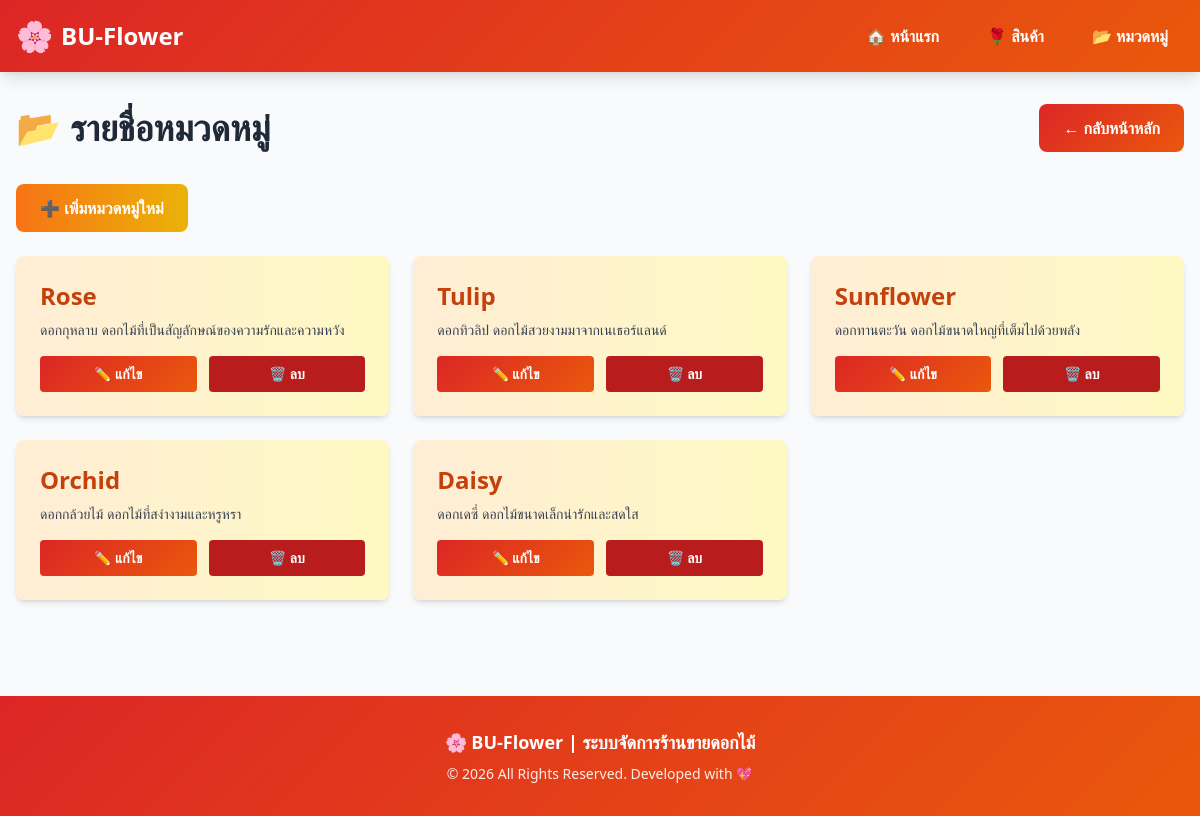
The page /categories on the database its author committed.
### tables this page shows
CREATE TABLE Categories (
    category_id INTEGER PRIMARY KEY AUTOINCREMENT,
    category_name TEXT NOT NULL UNIQUE,
    description TEXT,
    created_at TIMESTAMP DEFAULT CURRENT_TIMESTAMP
);

### app.py (the view)
@app.route('/categories')
def view_categories():
    categories = get_all_categories()
    return render_template('index.html',
                         page='view_categories',
                         categories=categories)

### app.py (called while the page is built)
def get_db_connection():
    conn = sqlite3.connect(DATABASE_PATH)
    conn.row_factory = sqlite3.Row
    return conn

def get_all_categories():
    conn = get_db_connection()
    categories = conn.execute('SELECT * FROM Categories ORDER BY category_id').fetchall()
    conn.close()
    return categories

### templates/index.html (shortened to what this page needs)
<!DOCTYPE html>
<html lang="th">
<head>
    <script src="https://cdn.tailwindcss.com"></script>
</head>
<body class="bg-gray-50">
    <nav class="gradient-ro text-white shadow-lg sticky top-0 z-50">
        <div class="max-w-7xl mx-auto px-4 py-4">
            <div class="flex justify-between items-center">
                <div class="flex items-center space-x-2">
                    <span class="text-3xl">🌸</span>
                    <h1 class="text-2xl font-bold">BU-Flower</h1>
                </div>
                <div class="flex space-x-4">
                    <a href="/" class="hover:bg-red-700 px-4 py-2 rounded transition font-semibold">
                        🏠 หน้าแรก
                    </a>
                    <a href="/flowers" class="hover:bg-red-700 px-4 py-2 rounded transition font-semibold">
                        🌹 สินค้า
                    </a>
                    <a href="/categories" class="hover:bg-red-700 px-4 py-2 rounded transition font-semibold">
                        📂 หมวดหมู่
                    </a>
                </div>
            </div>
        </div>
    </nav>
    {% if page == 'home' %}
    <div class="max-w-7xl mx-auto px-4 py-8">
        <div class="gradient-ro-light rounded-xl p-8 mb-8">
            <h2 class="text-4xl font-bold text-red-900 mb-2">🌹 ยินดีต้อนรับสู่ BU-Flower</h2>
            <p class="text-gray-700 text-lg mb-6">ระบบจัดการร้านขายดอกไม้แบบมืออาชีพ</p>
            <div class="flex flex-wrap gap-4">
                <a href="/flower/add" class="gradient-ro text-white px-6 py-3 rounded-lg font-semibold btn-hover">
                    ➕ เพิ่มสินค้าใหม่
                </a>
                <a href="/category/add" class="bg-gradient-to-r from-orange-500 to-yellow-500 text-white px-6 py-3 rounded-lg font-semibold btn-hover">
                    ➕ เพิ่มหมวดหมู่
                </a>
            </div>
        </div>
        <div class="grid grid-cols-1 md:grid-cols-3 gap-4 mb-8">
            <div class="gradient-ro text-white rounded-lg p-6 text-center">
                <h3 class="text-4xl font-bold">{{ flowers|length }}</h3>
                <p class="text-lg mt-2">🌸 สินค้าทั้งหมด</p>
            </div>
            <div class="bg-gradient-to-r from-orange-500 to-yellow-500 text-white rounded-lg p-6 text-center">
                <h3 class="text-4xl font-bold">{{ categories|length }}</h3>
                <p class="text-lg mt-2">📂 หมวดหมู่</p>
            </div>
            <div class="bg-gradient-to-r from-pink-500 to-red-500 text-white rounded-lg p-6 text-center">
                <h3 class="text-4xl font-bold">{% set total = flowers|map(attribute='quantity_in_stock')|sum %}{{ total }}</h3>
                <p class="text-lg mt-2">📦 สต็อกทั้งหมด</p>
            </div>
        </div>
        <h3 class="text-3xl font-bold text-gray-800 mb-6 flex items-center">
            <span class="text-4xl mr-3">🌼</span>สินค้าของเรา
        </h3>
        {% if flowers %}
        <div class="grid grid-cols-1 sm:grid-cols-2 lg:grid-cols-4 gap-6">
            {% for flower in flowers %}
            <div class="gradient-ro-light rounded-xl overflow-hidden shadow-md card-hover cursor-pointer">
                <div class="gradient-ro text-white p-4">
                    <h4 class="text-xl font-bold truncate">{{ flower.flower_name }}</h4>
                    <p class="text-sm opacity-90">{{ flower.category_name }}</p>
                </div>
                <div class="p-4">
                    <div class="flex items-center mb-3">
                        <div class="w-8 h-8 rounded-full border-2 border-gray-300"
                             style="background-color: {{ flower.color if flower.color else '#gray' }};"></div>
                        <span class="ml-2 text-sm text-gray-600 font-semibold">{{ flower.color }}</span>
                    </div>
                    <div class="mb-3">
                        <p class="text-3xl font-bold text-red-600">{{ "%.2f"|format(flower.price) }} ฿</p>
                        <p class="text-sm text-gray-600">ราคาต่อชั้น</p>
                    </div>
                    <div class="mb-4 bg-orange-100 rounded px-3 py-2">
                        <p class="text-sm text-gray-600">📦 คงเหลือ: <span class="font-bold text-lg">{{ flower.quantity_in_stock }}</span> ชั้น</p>
                    </div>
                    <p class="text-sm text-gray-700 mb-4 line-clamp-2">{{ flower.description }}</p>
                    <div class="flex gap-2">
                        <a href="/flower/edit/{{ flower.flower_id }}" class="flex-1 gradient-ro text-white px-3 py-2 rounded text-center font-semibold btn-hover text-sm">
                            ✏️ แก้ไข
                        </a>
                        <a href="/flower/delete/{{ flower.flower_id }}" class="flex-1 bg-red-700 text-white px-3 py-2 rounded text-center font-semibold btn-hover text-sm" onclick="return confirm('คุณแน่ใจหรือว่า?')">
                            🗑️ ลบ
                        </a>
                    </div>
                </div>
            </div>
            {% endfor %}
        </div>
        {% else %}
        <div class="bg-yellow-100 border-l-4 border-yellow-500 text-yellow-700 p-4 rounded">
            <p class="text-lg font-semibold">⚠️ ยังไม่มีสินค้า กรุณา<a href="/flower/add" class="underline font-bold">เพิ่มสินค้าใหม่</a></p>
        </div>
        {% endif %}
    </div>
    <!-- ========================================
         🌹 VIEW FLOWERS PAGE
         ======================================== -->
    {% elif page == 'view_categories' %}
    <div class="max-w-7xl mx-auto px-4 py-8">
        <div class="flex justify-between items-center mb-8">
            <h2 class="text-4xl font-bold text-gray-800">📂 รายชื่อหมวดหมู่</h2>
            <a href="/" class="gradient-ro text-white px-6 py-3 rounded-lg font-semibold btn-hover">
                ← กลับหน้าหลัก
            </a>
        </div>
        <a href="/category/add" class="bg-gradient-to-r from-orange-500 to-yellow-500 text-white px-6 py-3 rounded-lg font-semibold btn-hover inline-block mb-6">
            ➕ เพิ่มหมวดหมู่ใหม่
        </a>
        {% if categories %}
        <div class="grid grid-cols-1 md:grid-cols-2 lg:grid-cols-3 gap-6">
            {% for category in categories %}
            <div class="bg-gradient-to-r from-orange-100 to-yellow-100 rounded-lg shadow-md card-hover p-6">
                <h3 class="text-2xl font-bold text-orange-700 mb-2">{{ category.category_name }}</h3>
                <p class="text-gray-700 mb-4 text-sm">{{ category.description }}</p>
                <div class="flex gap-3">
                    <a href="/category/edit/{{ category.category_id }}" class="flex-1 gradient-ro text-white px-4 py-2 rounded text-center font-semibold btn-hover text-sm">
                        ✏️ แก้ไข
                    </a>
                    <a href="/category/delete/{{ category.category_id }}" class="flex-1 bg-red-700 text-white px-4 py-2 rounded text-center font-semibold btn-hover text-sm" onclick="return confirm('คุณแน่ใจหรือว่า?')">
                        🗑️ ลบ
                    </a>
                </div>
            </div>
            {% endfor %}
        </div>
        {% else %}
        <div class="bg-yellow-100 border-l-4 border-yellow-500 text-yellow-700 p-4 rounded">
            <p class="text-lg font-semibold">⚠️ ยังไม่มีหมวดหมู่</p>
        </div>
        {% endif %}
    </div>
    {% endif %}
    <footer class="gradient-ro text-white mt-16 py-8">
        <div class="max-w-7xl mx-auto px-4 text-center">
            <p class="text-lg font-semibold mb-2">🌸 BU-Flower | ระบบจัดการร้านขายดอกไม้</p>
            <p class="text-sm opacity-90">© 2026 All Rights Reserved. Developed with 💖</p>
        </div>
    </footer>
</body>
</html>

### templates/index.html (style rules this page uses)
.gradient-ro { background: linear-gradient(135deg, #dc2626 0%, #ea580c 100%); }
* { transition: all 0.3s ease; }

### rows shown on the page
Categories: category_name "Rose", description "ดอกกุหลาบ ดอกไม้ที่เป็นสัญลักษณ์ของความรักและความหวัง"
Categories: category_name "Tulip", description "ดอกทิวลิป ดอกไม้สวยงามมาจากเนเธอร์แลนด์"
Categories: category_name "Sunflower", description "ดอกทานตะวัน ดอกไม้ขนาดใหญ่ที่เต็มไปด้วยพลัง"
Categories: category_name "Orchid", description "ดอกกล้วยไม้ ดอกไม้ที่สง่างามและหรูหรา"
Categories: category_name "Daisy", description "ดอกเดซี่ ดอกไม้ขนาดเล็กน่ารักและสดใส"
